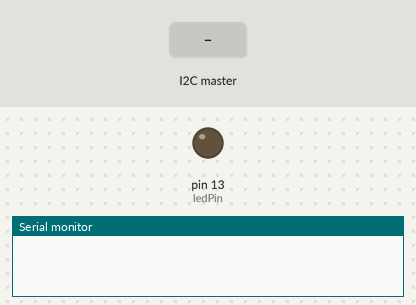
Bench run of a sketch on a simulated Arduino Uno, built with avr-gcc and run on an emulated ATmega328P. Shown: output pins drawn as LEDs (lit = HIGH), the last lines printed to the serial monitor. Inputs (shaded band) come from the test bench. Pins used as bus, display or sensor lines are not drawn.

Above: at 1.2 s.
1.3 s: the I2C master sends the byte 1
At 1.7 s:
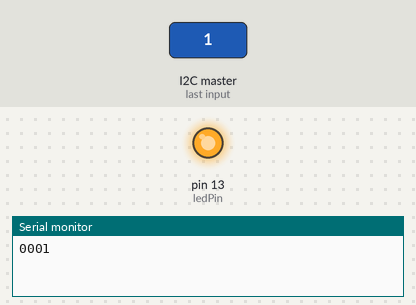
2.8 s: the I2C master sends the byte 0
At 4.0 s:
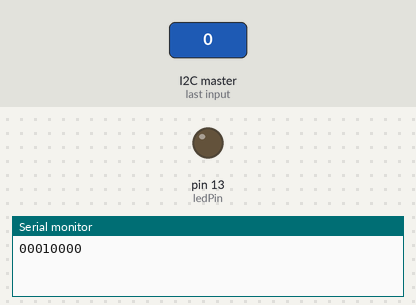
Timing chart, 0 to 5.8 s (numbered marks = the images above; inputs shaded):
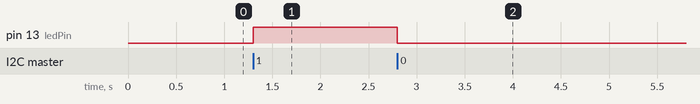

The sketch:

I2C_slave.ino
```cpp
// (licence header left out)
#include <Wire.h>

int ledPin    = 13;
int powerPin  = 3;
int gndPin    = 2;

void setup(){
  pinMode(ledPin, OUTPUT);
  pinMode(powerPin, OUTPUT);
  pinMode(gndPin, OUTPUT);

  digitalWrite(powerPin,HIGH);
  digitalWrite(gndPin,LOW);

  Serial.begin(9600);

  Wire.begin(2);
  Wire.onReceive(mottak);
}


void loop(){
  //nada
}


void mottak(int numBytes){
  byte tall = Wire.read();
  digitalWrite(ledPin, (tall & B1) && HIGH);
//  delay(150);
//  digitalWrite(ledPin,LOW);

  if( tall & 1 ){
    Serial.print(0x0);
    Serial.print(0x0);
    Serial.print(0x0);
    Serial.print(0x1);
  }else{
    Serial.print(0x0);
    Serial.print(0x0);
    Serial.print(0x0);
    Serial.print(0x0);
  }
}
```

Measured:
- after the input at 1.3 s, pin 13 (ledPin): LOW → HIGH at once
- after the input at 2.8 s, pin 13 (ledPin): HIGH → LOW at once
